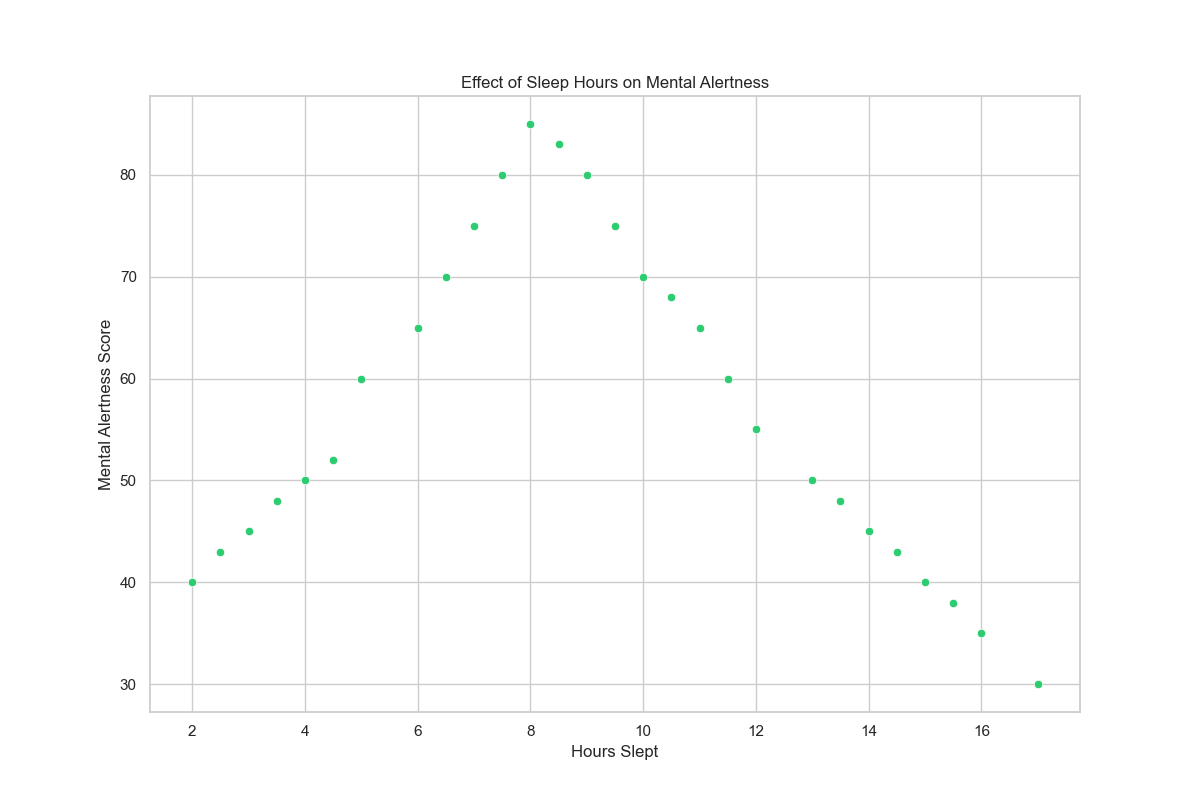

Recreate this plot in Python.

import pandas as pd
import seaborn as sns
import matplotlib.pyplot as plt

# Define the new data
data = {
    'Hours_Slept': [5, 6, 6.5, 7, 7.5, 8, 8.5, 9, 9.5, 10, 10.5, 11, 11.5, 12, 4, 3, 3.5, 4.5, 2, 2.5, 13, 13.5, 14, 14.5, 15, 15.5, 16, 17],
    'Mental_Alertness_Score': [60, 65, 70, 75, 80, 85, 83, 80, 75, 70, 68, 65, 60, 55, 50, 45, 48, 52, 40, 43, 50, 48, 45, 43, 40, 38, 35, 30]
}

# Convert data to a DataFrame
df = pd.DataFrame(data)

# Set the aesthetic style of the plots
sns.set_theme(style="whitegrid")

# Create the scatterplot with custom figure size (width & height)
plt.figure(figsize=(12, 8))

# Plot the scatterplot with a specific color scheme
sns.scatterplot(x='Hours_Slept', y='Mental_Alertness_Score', data=df, color="#2ecc71")

# Set title and labels for axes
plt.title('Effect of Sleep Hours on Mental Alertness')
plt.xlabel('Hours Slept')
plt.ylabel('Mental Alertness Score')

# Show the plot
plt.show()
